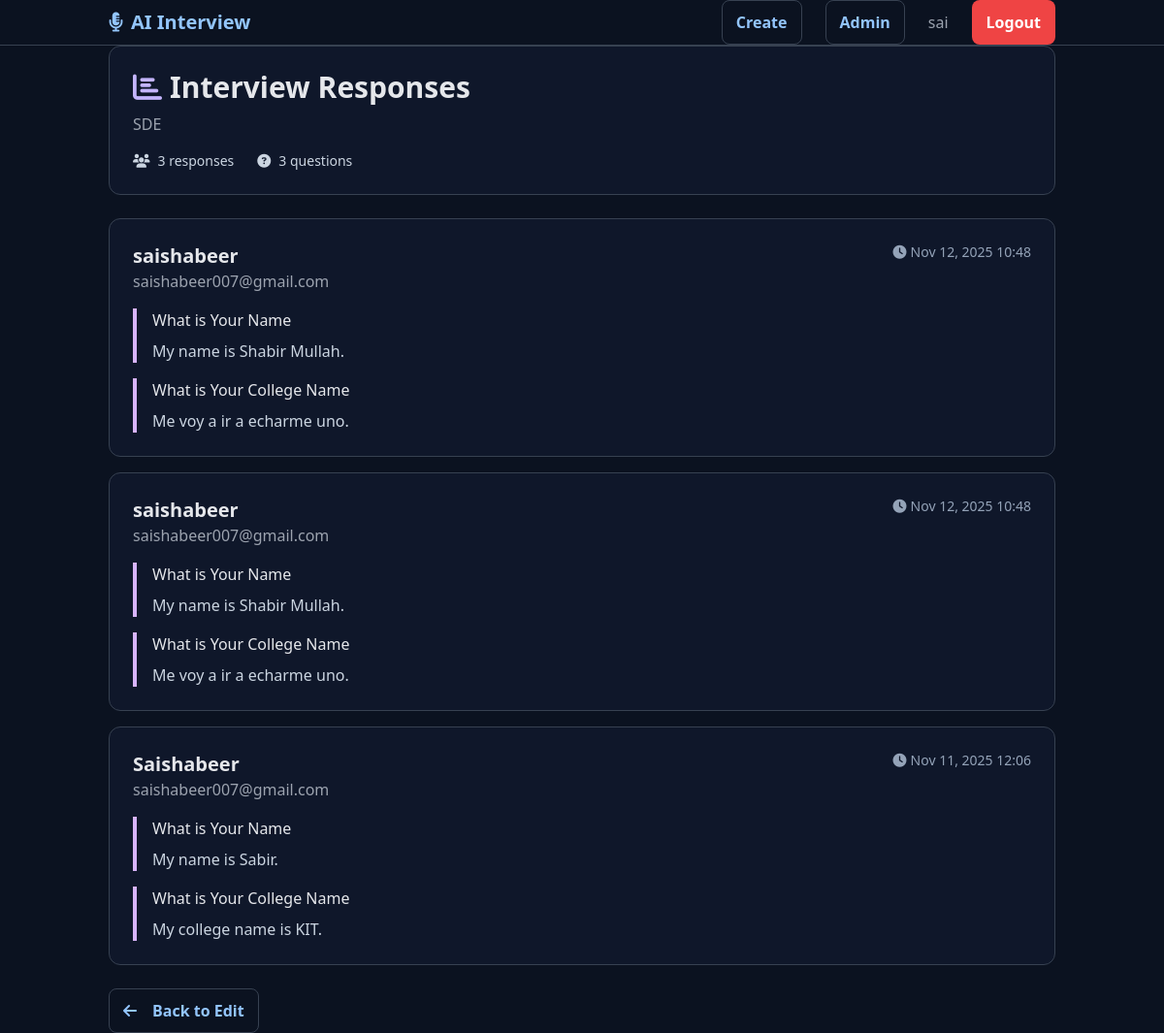
/interviews/6/responses/ (signed in), run on the app's committed database.
### interviews/models.py (models this page shows, shortened)
class Interview(models.Model):
    title = models.CharField(max_length=255)
    description = models.TextField(blank=True)
    created_by = models.ForeignKey(User, on_delete=models.CASCADE, related_name='interviews')
    created_at = models.DateTimeField(default=timezone.now)
    updated_at = models.DateTimeField(auto_now=True)
    is_active = models.BooleanField(default=True)
    class Meta:
        ordering = ['-created_at']

class InterviewResponse(models.Model):
    interview = models.ForeignKey(Interview, on_delete=models.CASCADE, related_name='responses')
    candidate = models.ForeignKey('Candidate', null=True, blank=True, on_delete=models.SET_NULL, related_name='responses', db_index=True)
    candidate_name = models.CharField(max_length=255)
    candidate_email = models.EmailField()
    submitted_at = models.DateTimeField(default=timezone.now)
    answers_json = models.JSONField(default=dict, blank=True)
    class Meta:
        ordering = ['-submitted_at']
        indexes = [
            models.Index(fields=['interview', 'submitted_at']),
        ]

class Answer(models.Model):
    response = models.ForeignKey(InterviewResponse, on_delete=models.CASCADE, related_name='answers')
    question = models.ForeignKey(Question, on_delete=models.CASCADE)
    answer_text = models.TextField(blank=True)
    selected_options = models.ManyToManyField(QuestionOption, blank=True)
    class Meta:
        indexes = [
            models.Index(fields=['response', 'question']),
        ]

class Question(models.Model):
    QUESTION_TYPES = [
        ('text', 'Short Answer'),
        ('textarea', 'Detailed Answer'),
        ('multiple_choice', 'Multiple Choice'),
    ]
    interview = models.ForeignKey(Interview, on_delete=models.CASCADE, related_name='questions')
    section = models.ForeignKey(Section, null=True, blank=True, on_delete=models.SET_NULL, related_name='questions')
    question_text = models.TextField()
    question_type = models.CharField(max_length=20, choices=QUESTION_TYPES, default='text')
    is_required = models.BooleanField(default=True)
    order = models.IntegerField(default=0)
    class Meta:
        ordering = ['order']

### interviews/views.py (the view)
# urls.py: path('<int:pk>/responses/', views.interview_responses, name='responses'),
@login_required
@require_http_methods(["GET"])
def interview_responses(request, pk):
    interview = get_object_or_404(Interview, pk=pk)
    if not request.user.is_authenticated or (request.user != interview.created_by and not request.user.is_staff and not request.user.is_superuser):
        messages.error(request, "You do not have permission to view responses for this interview.")
        return redirect('interviews:detail', pk=pk)
    responses = interview.responses.all()
    return render(request, 'interviews/responses.html', {'interview': interview, 'responses': responses})

### templates/interviews/responses.html (shortened to what this page needs)
{% extends 'base.html' %}
{% block content %}
<div class="space-y-6">
    <div class="card">
        <h1 class="text-3xl font-bold text-gray-900 mb-2">
            <i class="fas fa-chart-bar text-purple-600 mr-2"></i>Interview Responses
        </h1>
        <p class="text-gray-600">{{ interview.title }}</p>
        <div class="mt-4 flex items-center space-x-6 text-sm text-gray-700">
            <span><i class="fas fa-users mr-2"></i>{{ responses.count }} responses</span>
            <span><i class="fas fa-question-circle mr-2"></i>{{ interview.questions.count }} questions</span>
        </div>
    </div>
    {% if responses %}
    <div class="space-y-4">
        {% for response in responses %}
        <div class="card">
            <div class="flex justify-between items-start mb-4">
                <div>
                    <h3 class="text-xl font-bold text-gray-900">{{ response.candidate_name }}</h3>
                    <p class="text-gray-600">{{ response.candidate_email }}</p>
                </div>
                <span class="text-sm text-gray-500">
                    <i class="fas fa-clock mr-1"></i>{{ response.submitted_at|date:"M d, Y H:i" }}
                </span>
            </div>
            <div class="space-y-4">
                {% if response.answers.all %}
                    {% for answer in response.answers.all %}
                    <div class="border-l-4 border-purple-300 pl-4">
                        <p class="font-medium text-gray-900 mb-2">{{ answer.question.question_text }}</p>
                        {% if answer.answer_text %}
                            <p class="text-gray-700">{{ answer.answer_text }}</p>
                        {% elif answer.selected_options.all %}
                            <ul class="list-disc list-inside text-gray-700">
                                {% for option in answer.selected_options.all %}
                                <li>{{ option.option_text }}</li>
                                {% endfor %}
                            </ul>
                        {% else %}
                            <p class="text-gray-400 italic">No answer provided</p>
                        {% endif %}
                    </div>
                    {% endfor %}
                {% else %}
                    <p class="text-gray-400 italic">No answers recorded</p>
                {% endif %}
            </div>
        </div>
        {% endfor %}
    </div>
    {% endif %}
    <div>
        <a href="{% url 'interviews:edit' interview.pk %}" class="btn btn-outline">
            <i class="fas fa-arrow-left mr-2"></i>Back to Edit
        </a>
    </div>
</div>
{% endblock %}

### templates/base.html (shortened to what this page needs)
<!DOCTYPE html>
<html lang="en">
{% load static %}
<head>
    <script src="https://cdn.tailwindcss.com"></script>
    <link rel="stylesheet" href="https://cdnjs.cloudflare.com/ajax/libs/font-awesome/6.4.0/css/all.min.css">
    <link rel="stylesheet" href="{% static 'css/app.css' %}">
</head>
<body class="bg-gray-900 text-white min-h-screen theme-dark">
    <nav class="navbar">
        <div class="container">
            <div class="flex justify-between items-center">
                <a href="{% url 'interviews:list' %}" class="text-xl font-bold hover:text-purple-400">
                    <i class="fas fa-microphone-alt mr-2"></i>AI Interview
                </a>
                <div class="flex items-center space-x-6 nav">
                    {% if user.is_authenticated %}
                        <a href="{% url 'interviews:create' %}" class="btn btn-outline">Create</a>
                        <a href="{% url 'admin:index' %}" class="btn btn-outline">Admin</a>
                        <span class="text-gray-400">{{ user.username }}</span>
                        <a href="{% url 'auth:logout' %}" class="btn btn-danger">Logout</a>
                    {% else %}
                        <a href="{% url 'auth:login' %}" class="btn btn-outline">Login</a>
                        <a href="{% url 'auth:register' %}" class="btn btn-primary">Register</a>
                    {% endif %}
                </div>
            </div>
        </div>
    </nav>
    <main class="container page">
        {% block content %}{% endblock %}
    </main>
</body>
</html>

### static/css/app.css (style rules this page uses)
:root { --bg-0: #0b1220; --bg-1: #0f172a; --bg-2: #111827; --bg-3: #1f2937; --text-0: #e5e7eb; --text-1: #cbd5e1; --text-2: #9ca3af; --brand: #7c3aed; --brand-2: #4f46e5; --accent: #22c55e; --danger: #ef4444; --warning: #f59e0b; --border: #374151; --focus: #60a5fa; --link: #93c5fd; }
body.theme-dark { background: var(--bg-0); color: var(--text-0); }
body.theme-dark .text-gray-900 { color: var(--text-0) !important; }
body.theme-dark .text-gray-700 { color: var(--text-1) !important; }
body.theme-dark .text-gray-600 { color: var(--text-2) !important; }
body.theme-dark .text-gray-500 { color: #94a3b8 !important; }
body.theme-dark .text-purple-600 { color: #c4b5fd !important; }
.container { max-width: 1200px; margin: 0 auto; padding: 0 24px; }
.card { background: var(--bg-1); border: 1px solid var(--border); border-radius: 12px; padding: 24px; }
.navbar { background: var(--bg-0); border-bottom: 1px solid var(--border); }
.nav a { color: var(--text-1); text-decoration: none; }
h1, h2, h3, h4 { color: var(--text-0); }
p { color: var(--text-1); }
.btn { display: inline-flex; align-items: center; justify-content: center; gap: 8px; font-weight: 600; border-radius: 8px; padding: 10px 14px; border: 1px solid transparent; cursor: pointer; text-decoration: none; }
.btn-danger { background: var(--danger); color: #fff; }
.btn-outline { background: transparent; color: var(--text-0); border-color: var(--border); }
.btn, .btn:hover { text-decoration: none; }
a, .link { color: var(--link); }
.page { padding-bottom: 48px; }
* { box-sizing: border-box; }
html, body { margin: 0; padding: 0; }
body.theme-dark a { color: var(--link); }
.btn-primary, .btn-success, .btn-danger { color: #fff !important; }
body.theme-dark input, body.theme-dark textarea, body.theme-dark select, body.theme-dark .btn { box-shadow: none !important; }

### data on the page
Interview: title "SDE", count "3", questions.count "3"
InterviewResponse: candidate_name "saishabeer", candidate_email "saishabeer007@gmail.com", submitted_at "Nov 12, 2025 10:48"
Answer: question.question_text "What is Your Name", answer_text "My name is Shabir Mullah."
Answer: question.question_text "What is Your College Name", answer_text "Me voy a ir a echarme uno."
InterviewResponse: candidate_name "saishabeer", candidate_email "saishabeer007@gmail.com", submitted_at "Nov 12, 2025 10:48"
Answer: question.question_text "What is Your Name", answer_text "My name is Shabir Mullah."
Answer: question.question_text "What is Your College Name", answer_text "Me voy a ir a echarme uno."
InterviewResponse: candidate_name "Saishabeer", candidate_email "saishabeer007@gmail.com", submitted_at "Nov 11, 2025 12:06"
Answer: question.question_text "What is Your Name", answer_text "My name is Sabir."
Answer: question.question_text "What is Your College Name", answer_text "My college name is KIT."

### other printed values
{{ user.username }} "sai"
